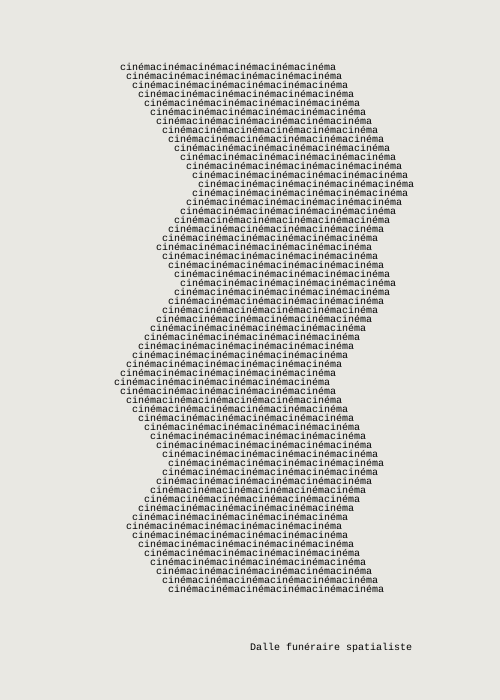
Frame 1 (no input)
Frame 60 (no input): identical to frame 1, image omitted
Frame 120 (the mouse pressed at the canvas centre since frame 60): identical to frame 1, image omitted

The p5.js sketch that drew this single still picture (run headless with seeded random() and noise() and a simulated clock; from frame 60 on, the mouse is pressed at the canvas centre):

// p5.js sketch
// ── sketch.js
// --------------------------------------------------------------------------------
// Pierre Garnier, 'Dalle funéraire spatialiste', from *Cimetière spatialiste*, 1973
//
// Jérémie Wenger, 2023
// In the context of *Machines poétiques*: exploring textual systems through
// experimental French poetry, with Iris Colomb, Goldsmiths College
// --------------------------------------------------------------------------------

// a very interesting article (in French, unfortunately) with many a beautiful
// and inspirational example of visual poetry
// https://journals.openedition.org/interfaces/2009?lang=en

let word;
let repeatedWord;
let font;

let xInit;
let yInit;
let horizontalRepeat;
let jaggedScheme;
let charWidth;

function setup() {
  createCanvas(500, 700);

  textFont('Courier');
  textSize(10);
  textLeading(9);
  charWidth = textWidth('m');
  fill(0);

  horizontalRepeat = 6

  word  = "cinéma";
  repeatedWord = word.repeat(horizontalRepeat);

  xInit = 120;
  yInit = 70;

  jaggedScheme = [
    { 'length': 13, 'direction': 'right' },
    { 'length': 7, 'direction': 'left' },
    { 'length': 4, 'direction': 'right' },
    { 'length': 11, 'direction': 'left' },
    { 'length': 9, 'direction': 'right' },
    { 'length': 7, 'direction': 'left' },
    { 'length': 8, 'direction': 'right' },
  ];
}

function draw() {
  background(233, 232, 227);

  // draw the main text
  xCurrent = xInit;
  yCurrent = yInit;
  for (scheme of jaggedScheme) {
    for (let i = 0; i < scheme.length; i++) {
      text(repeatedWord, xCurrent, yCurrent); // .repeat: https://developer.mozilla.org/en-US/docs/Web/JavaScript/Reference/Global_Objects/String/repeat
      // move one char left or right
      if (scheme.direction === 'right') {
        xCurrent += charWidth;
      } else if (scheme.direction === 'left'){
        xCurrent -= charWidth;
      }
      yCurrent += textLeading(); // next line
    }
  }

  // draw the comment
  text('Dalle funéraire spatialiste', 250, height - 50);
}
